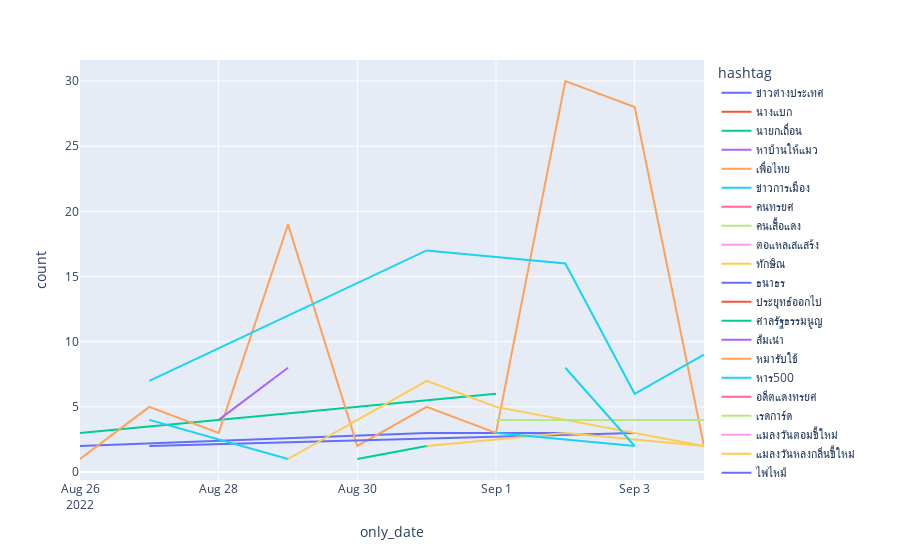

The notebook cell this image was saved under:
### Code cell
import plotly.express as px 

px.line(show_df,x='only_date',y='count',color='hashtag')

### Figure 1 — Plotly figure (JSON) as saved in the notebook; plotly's stock layout.template omitted (floating-point values rounded to 4 significant figures)
{"data": [{"hovertemplate": "hashtag=ข่าวต่างประเทศ<br>only_date=%{x}<br>count=%{y}<extra></extra>", "legendgroup": "ข่าวต่างประเทศ", "line": {"color": "#636efa", "dash": "solid"}, "marker": {"symbol": "circle"}, "mode": "lines", "name": "ข่าวต่างประเทศ", "orientation": "v", "showlegend": true, "type": "scatter", "x": ["2022-08-26", "2022-08-31", "2022-09-02"], "xaxis": "x", "y": [2, 3, 3], "yaxis": "y"}, {"hovertemplate": "hashtag=นางแบก<br>only_date=%{x}<br>count=%{y}<extra></extra>", "legendgroup": "นางแบก", "line": {"color": "#EF553B", "dash": "solid"}, "marker": {"symbol": "circle"}, "mode": "lines", "name": "นางแบก", "orientation": "v", "showlegend": true, "type": "scatter", "x": ["2022-08-26"], "xaxis": "x", "y": [2], "yaxis": "y"}, {"hovertemplate": "hashtag=นายกเถื่อน<br>only_date=%{x}<br>count=%{y}<extra></extra>", "legendgroup": "นายกเถื่อน", "line": {"color": "#00cc96", "dash": "solid"}, "marker": {"symbol": "circle"}, "mode": "lines", "name": "นายกเถื่อน", "orientation": "v", "showlegend": true, "type": "scatter", "x": ["2022-08-26", "2022-09-01"], "xaxis": "x", "y": [3, 6], "yaxis": "y"}, {"hovertemplate": "hashtag=หาบ้านให้แมว<br>only_date=%{x}<br>count=%{y}<extra></extra>", "legendgroup": "หาบ้านให้แมว", "line": {"color": "#ab63fa", "dash": "solid"}, "marker": {"symbol": "circle"}, "mode": "lines", "name": "หาบ้านให้แมว", "orientation": "v", "showlegend": true, "type": "scatter", "x": ["2022-08-26"], "xaxis": "x", "y": [4], "yaxis": "y"}, {"hovertemplate": "hashtag=เพื่อไทย<br>only_date=%{x}<br>count=%{y}<extra></extra>", "legendgroup": "เพื่อไทย", "line": {"color": "#FFA15A", "dash": "solid"}, "marker": {"symbol": "circle"}, "mode": "lines", "name": "เพื่อไทย", "orientation": "v", "showlegend": true, "type": "scatter", "x": ["2022-08-26", "2022-08-27", "2022-08-28", "2022-08-29", "2022-08-30", "2022-08-31", "2022-09-01", "2022-09-02", "2022-09-03", "2022-09-04"], "xaxis": "x", "y": [1, 5, 3, 19, 2, 5, 3, 30, 28, 2], "yaxis": "y"}, {"hovertemplate": "hashtag=ข่าวการเมือง<br>only_date=%{x}<br>count=%{y}<extra></extra>", "legendgroup": "ข่าวการเมือง", "line": {"color": "#19d3f3", "dash": "solid"}, "marker": {"symbol": "circle"}, "mode": "lines", "name": "ข่าวการเมือง", "orientation": "v", "showlegend": true, "type": "scatter", "x": ["2022-08-27", "2022-08-31", "2022-09-02", "2022-09-03", "2022-09-04"], "xaxis": "x", "y": [7, 17, 16, 6, 9], "yaxis": "y"}, {"hovertemplate": "hashtag=คนทรยศ<br>only_date=%{x}<br>count=%{y}<extra></extra>", "legendgroup": "คนทรยศ", "line": {"color": "#FF6692", "dash": "solid"}, "marker": {"symbol": "circle"}, "mode": "lines", "name": "คนทรยศ", "orientation": "v", "showlegend": true, "type": "scatter", "x": ["2022-08-27"], "xaxis": "x", "y": [1], "yaxis": "y"}, {"hovertemplate": "hashtag=คนเสื้อแดง<br>only_date=%{x}<br>count=%{y}<extra></extra>", "legendgroup": "คนเสื้อแดง", "line": {"color": "#B6E880", "dash": "solid"}, "marker": {"symbol": "circle"}, "mode": "lines", "name": "คนเสื้อแดง", "orientation": "v", "showlegend": true, "type": "scatter", "x": ["2022-08-27"], "xaxis": "x", "y": [2], "yaxis": "y"}, {"hovertemplate": "hashtag=ตอแหลเสแสร้ง<br>only_date=%{x}<br>count=%{y}<extra></extra>", "legendgroup": "ตอแหลเสแสร้ง", "line": {"color": "#FF97FF", "dash": "solid"}, "marker": {"symbol": "circle"}, "mode": "lines", "name": "ตอแหลเสแสร้ง", "orientation": "v", "showlegend": true, "type": "scatter", "x": ["2022-08-27"], "xaxis": "x", "y": [8], "yaxis": "y"}, {"hovertemplate": "hashtag=ทักษิณ<br>only_date=%{x}<br>count=%{y}<extra></extra>", "legendgroup": "ทักษิณ", "line": {"color": "#FECB52", "dash": "solid"}, "marker": {"symbol": "circle"}, "mode": "lines", "name": "ทักษิณ", "orientation": "v", "showlegend": true, "type": "scatter", "x": ["2022-08-27"], "xaxis": "x", "y": [3], "yaxis": "y"}, {"hovertemplate": "hashtag=ธนาธร<br>only_date=%{x}<br>count=%{y}<extra></extra>", "legendgroup": "ธนาธร", "line": {"color": "#636efa", "dash": "solid"}, "marker": {"symbol": "circle"}, "mode": "lines", "name": "ธนาธร", "orientation": "v", "showlegend": true, "type": "scatter", "x": ["2022-08-27", "2022-09-03"], "xaxis": "x", "y": [2, 3], "yaxis": "y"}, {"hovertemplate": "hashtag=ประยุทธ์ออกไป<br>only_date=%{x}<br>count=%{y}<extra></extra>", "legendgroup": "ประยุทธ์ออกไป", "line": {"color": "#EF553B", "dash": "solid"}, "marker": {"symbol": "circle"}, "mode": "lines", "name": "ประยุทธ์ออกไป", "orientation": "v", "showlegend": true, "type": "scatter", "x": ["2022-08-27"], "xaxis": "x", "y": [3], "yaxis": "y"}, {"hovertemplate": "hashtag=ศาลรัฐธรรมนูญ<br>only_date=%{x}<br>count=%{y}<extra></extra>", "legendgroup": "ศาลรัฐธรรมนูญ", "line": {"color": "#00cc96", "dash": "solid"}, "marker": {"symbol": "circle"}, "mode": "lines", "name": "ศาลรัฐธรรมนูญ", "orientation": "v", "showlegend": true, "type": "scatter", "x": ["2022-08-27"], "xaxis": "x", "y": [6], "yaxis": "y"}, {"hovertemplate": "hashtag=ส้มเน่า<br>only_date=%{x}<br>count=%{y}<extra></extra>", "legendgroup": "ส้มเน่า", "line": {"color": "#ab63fa", "dash": "solid"}, "marker": {"symbol": "circle"}, "mode": "lines", "name": "ส้มเน่า", "orientation": "v", "showlegend": true, "type": "scatter", "x": ["2022-08-27"], "xaxis": "x", "y": [1], "yaxis": "y"}, {"hovertemplate": "hashtag=หมารับใช้<br>only_date=%{x}<br>count=%{y}<extra></extra>", "legendgroup": "หมารับใช้", "line": {"color": "#FFA15A", "dash": "solid"}, "marker": {"symbol": "circle"}, "mode": "lines", "name": "หมารับใช้", "orientation": "v", "showlegend": true, "type": "scatter", "x": ["2022-08-27"], "xaxis": "x", "y": [15], "yaxis": "y"}, {"hovertemplate": "hashtag=หาร500<br>only_date=%{x}<br>count=%{y}<extra></extra>", "legendgroup": "หาร500", "line": {"color": "#19d3f3", "dash": "solid"}, "marker": {"symbol": "circle"}, "mode": "lines", "name": "หาร500", "orientation": "v", "showlegend": true, "type": "scatter", "x": ["2022-08-27", "2022-08-29"], "xaxis": "x", "y": [4, 1], "yaxis": "y"}, {"hovertemplate": "hashtag=อดีตแดงทรยศ<br>only_date=%{x}<br>count=%{y}<extra></extra>", "legendgroup": "อดีตแดงทรยศ", "line": {"color": "#FF6692", "dash": "solid"}, "marker": {"symbol": "circle"}, "mode": "lines", "name": "อดีตแดงทรยศ", "orientation": "v", "showlegend": true, "type": "scatter", "x": ["2022-08-27"], "xaxis": "x", "y": [2], "yaxis": "y"}, {"hovertemplate": "hashtag=เรดการ์ด<br>only_date=%{x}<br>count=%{y}<extra></extra>", "legendgroup": "เรดการ์ด", "line": {"color": "#B6E880", "dash": "solid"}, "marker": {"symbol": "circle"}, "mode": "lines", "name": "เรดการ์ด", "orientation": "v", "showlegend": true, "type": "scatter", "x": ["2022-08-27"], "xaxis": "x", "y": [2], "yaxis": "y"}, {"hovertemplate": "hashtag=แมลงวันตอมขี้ใหม่<br>only_date=%{x}<br>count=%{y}<extra></extra>", "legendgroup": "แมลงวันตอมขี้ใหม่", "line": {"color": "#FF97FF", "dash": "solid"}, "marker": {"symbol": "circle"}, "mode": "lines", "name": "แมลงวันตอมขี้ใหม่", "orientation": "v", "showlegend": true, "type": "scatter", "x": ["2022-08-27"], "xaxis": "x", "y": [1], "yaxis": "y"}, {"hovertemplate": "hashtag=แมลงวันหลงกลิ่นขี้ใหม่<br>only_date=%{x}<br>count=%{y}<extra></extra>", "legendgroup": "แมลงวันหลงกลิ่นขี้ใหม่", "line": {"color": "#FECB52", "dash": "solid"}, "marker": {"symbol": "circle"}, "mode": "lines", "name": "แมลงวันหลงกลิ่นขี้ใหม่", "orientation": "v", "showlegend": true, "type": "scatter", "x": ["2022-08-27"], "xaxis": "x", "y": [9], "yaxis": "y"}, {"hovertemplate": "hashtag=ไฟไหม้<br>only_date=%{x}<br>count=%{y}<extra></extra>", "legendgroup": "ไฟไหม้", "line": {"color": "#636efa", "dash": "solid"}, "marker": {"symbol": "circle"}, "mode": "lines", "name": "ไฟไหม้", "orientation": "v", "showlegend": true, "type": "scatter", "x": ["2022-08-27"], "xaxis": "x", "y": [3], "yaxis": "y"}, {"hovertemplate": "hashtag=ไฟไหม้ชุมชนกุหลาบแดง<br>only_date=%{x}<br>count=%{y}<extra></extra>", "legendgroup": "ไฟไหม้ชุมชนกุหลาบแดง", "line": {"color": "#EF553B", "dash": "solid"}, "marker": {"symbol": "circle"}, "mode": "lines", "name": "ไฟไหม้ชุมชนกุหลาบแดง", "orientation": "v", "showlegend": true, "type": "scatter", "x": ["2022-08-27"], "xaxis": "x", "y": [4], "yaxis": "y"}, {"hovertemplate": "hashtag=รังงูเห่า<br>only_date=%{x}<br>count=%{y}<extra></extra>", "legendgroup": "รังงูเห่า", "line": {"color": "#00cc96", "dash": "solid"}, "marker": {"symbol": "circle"}, "mode": "lines", "name": "รังงูเห่า", "orientation": "v", "showlegend": true, "type": "scatter", "x": ["2022-08-28"], "xaxis": "x", "y": [2], "yaxis": "y"}, {"hovertemplate": "hashtag=รัฐประหาร<br>only_date=%{x}<br>count=%{y}<extra></extra>", "legendgroup": "รัฐประหาร", "line": {"color": "#ab63fa", "dash": "solid"}, "marker": {"symbol": "circle"}, "mode": "lines", "name": "รัฐประหาร", "orientation": "v", "showlegend": true, "type": "scatter", "x": ["2022-08-28", "2022-08-29"], "xaxis": "x", "y": [4, 8], "yaxis": "y"}, {"hovertemplate": "hashtag=ส่งไม้ต่อ<br>only_date=%{x}<br>count=%{y}<extra></extra>", "legendgroup": "ส่งไม้ต่อ", "line": {"color": "#FFA15A", "dash": "solid"}, "marker": {"symbol": "circle"}, "mode": "lines", "name": "ส่งไม้ต่อ", "orientation": "v", "showlegend": true, "type": "scatter", "x": ["2022-08-28"], "xaxis": "x", "y": [2], "yaxis": "y"}, {"hovertemplate": "hashtag=หน้ากากอนามัย<br>only_date=%{x}<br>count=%{y}<extra></extra>", "legendgroup": "หน้ากากอนามัย", "line": {"color": "#19d3f3", "dash": "solid"}, "marker": {"symbol": "circle"}, "mode": "lines", "name": "หน้ากากอนามัย", "orientation": "v", "showlegend": true, "type": "scatter", "x": ["2022-08-28"], "xaxis": "x", "y": [1], "yaxis": "y"}, {"hovertemplate": "hashtag=เสรีรวมไทย<br>only_date=%{x}<br>count=%{y}<extra></extra>", "legendgroup": "เสรีรวมไทย", "line": {"color": "#FF6692", "dash": "solid"}, "marker": {"symbol": "circle"}, "mode": "lines", "name": "เสรีรวมไทย", "orientation": "v", "showlegend": true, "type": "scatter", "x": ["2022-08-28"], "xaxis": "x", "y": [3], "yaxis": "y"}, {"hovertemplate": "hashtag=ก้าวถอยหลังback<br>only_date=%{x}<br>count=%{y}<extra></extra>", "legendgroup": "ก้าวถอยหลังback", "line": {"color": "#B6E880", "dash": "solid"}, "marker": {"symbol": "circle"}, "mode": "lines", "name": "ก้าวถอยหลังback", "orientation": "v", "showlegend": true, "type": "scatter", "x": ["2022-08-29"], "xaxis": "x", "y": [1], "yaxis": "y"}, {"hovertemplate": "hashtag=ก้าวไกลnext<br>only_date=%{x}<br>count=%{y}<extra></extra>", "legendgroup": "ก้าวไกลnext", "line": {"color": "#FF97FF", "dash": "solid"}, "marker": {"symbol": "circle"}, "mode": "lines", "name": "ก้าวไกลnext", "orientation": "v", "showlegend": true, "type": "scatter", "x": ["2022-08-29"], "xaxis": "x", "y": [6], "yaxis": "y"}, {"hovertemplate": "hashtag=ข่าววันนี้<br>only_date=%{x}<br>count=%{y}<extra></extra>", "legendgroup": "ข่าววันนี้", "line": {"color": "#FECB52", "dash": "solid"}, "marker": {"symbol": "circle"}, "mode": "lines", "name": "ข่าววันนี้", "orientation": "v", "showlegend": true, "type": "scatter", "x": ["2022-08-29", "2022-08-31", "2022-09-01", "2022-09-04"], "xaxis": "x", "y": [1, 7, 5, 2], "yaxis": "y"}, {"hovertemplate": "hashtag=space<br>only_date=%{x}<br>count=%{y}<extra></extra>", "legendgroup": "space", "line": {"color": "#636efa", "dash": "solid"}, "marker": {"symbol": "circle"}, "mode": "lines", "name": "space", "orientation": "v", "showlegend": true, "type": "scatter", "x": ["2022-08-30"], "xaxis": "x", "y": [2], "yaxis": "y"}, {"hovertemplate": "hashtag=งบกลาง<br>only_date=%{x}<br>count=%{y}<extra></extra>", "legendgroup": "งบกลาง", "line": {"color": "#EF553B", "dash": "solid"}, "marker": {"symbol": "circle"}, "mode": "lines", "name": "งบกลาง", "orientation": "v", "showlegend": true, "type": "scatter", "x": ["2022-08-30"], "xaxis": "x", "y": [2], "yaxis": "y"}, {"hovertemplate": "hashtag=บุพเพสันนิวาส๒<br>only_date=%{x}<br>count=%{y}<extra></extra>", "legendgroup": "บุพเพสันนิวาส๒", "line": {"color": "#00cc96", "dash": "solid"}, "marker": {"symbol": "circle"}, "mode": "lines", "name": "บุพเพสันนิวาส๒", "orientation": "v", "showlegend": true, "type": "scatter", "x": ["2022-08-30", "2022-08-31"], "xaxis": "x", "y": [1, 2], "yaxis": "y"}, {"hovertemplate": "hashtag=ฟ้าลูกพ่อ<br>only_date=%{x}<br>count=%{y}<extra></extra>", "legendgroup": "ฟ้าลูกพ่อ", "line": {"color": "#ab63fa", "dash": "solid"}, "marker": {"symbol": "circle"}, "mode": "lines", "name": "ฟ้าลูกพ่อ", "orientation": "v", "showlegend": true, "type": "scatter", "x": ["2022-08-30"], "xaxis": "x", "y": [1], "yaxis": "y"}, {"hovertemplate": "hashtag=วิษณุ<br>only_date=%{x}<br>count=%{y}<extra></extra>", "legendgroup": "วิษณุ", "line": {"color": "#FFA15A", "dash": "solid"}, "marker": {"symbol": "circle"}, "mode": "lines", "name": "วิษณุ", "orientation": "v", "showlegend": true, "type": "scatter", "x": ["2022-08-30"], "xaxis": "x", "y": [4], "yaxis": "y"}, {"hovertemplate": "hashtag=mmm<br>only_date=%{x}<br>count=%{y}<extra></extra>", "legendgroup": "mmm", "line": {"color": "#19d3f3", "dash": "solid"}, "marker": {"symbol": "circle"}, "mode": "lines", "name": "mmm", "orientation": "v", "showlegend": true, "type": "scatter", "x": ["2022-08-31"], "xaxis": "x", "y": [4], "yaxis": "y"}, {"hovertemplate": "hashtag=งบประมาณ66<br>only_date=%{x}<br>count=%{y}<extra></extra>", "legendgroup": "งบประมาณ66", "line": {"color": "#FF6692", "dash": "solid"}, "marker": {"symbol": "circle"}, "mode": "lines", "name": "งบประมาณ66", "orientation": "v", "showlegend": true, "type": "scatter", "x": ["2022-08-31"], "xaxis": "x", "y": [1], "yaxis": "y"}, {"hovertemplate": "hashtag=ยกเลิกหนี้กยศ<br>only_date=%{x}<br>count=%{y}<extra></extra>", "legendgroup": "ยกเลิกหนี้กยศ", "line": {"color": "#B6E880", "dash": "solid"}, "marker": {"symbol": "circle"}, "mode": "lines", "name": "ยกเลิกหนี้กยศ", "orientation": "v", "showlegend": true, "type": "scatter", "x": ["2022-08-31"], "xaxis": "x", "y": [2], "yaxis": "y"}, {"hovertemplate": "hashtag=รัสเซียยูเครน<br>only_date=%{x}<br>count=%{y}<extra></extra>", "legendgroup": "รัสเซียยูเครน", "line": {"color": "#FF97FF", "dash": "solid"}, "marker": {"symbol": "circle"}, "mode": "lines", "name": "รัสเซียยูเครน", "orientation": "v", "showlegend": true, "type": "scatter", "x": ["2022-08-31"], "xaxis": "x", "y": [1], "yaxis": "y"}, {"hovertemplate": "hashtag=ล้างหนี้กยศ<br>only_date=%{x}<br>count=%{y}<extra></extra>", "legendgroup": "ล้างหนี้กยศ", "line": {"color": "#FECB52", "dash": "solid"}, "marker": {"symbol": "circle"}, "mode": "lines", "name": "ล้างหนี้กยศ", "orientation": "v", "showlegend": true, "type": "scatter", "x": ["2022-08-31", "2022-09-02", "2022-09-04"], "xaxis": "x", "y": [2, 3, 2], "yaxis": "y"}, {"hovertemplate": "hashtag=วิ่งการกุศล<br>only_date=%{x}<br>count=%{y}<extra></extra>", "legendgroup": "วิ่งการกุศล", "line": {"color": "#636efa", "dash": "solid"}, "marker": {"symbol": "circle"}, "mode": "lines", "name": "วิ่งการกุศล", "orientation": "v", "showlegend": true, "type": "scatter", "x": ["2022-08-31"], "xaxis": "x", "y": [1], "yaxis": "y"}, {"hovertemplate": "hashtag=วิ่งแล้วรวย<br>only_date=%{x}<br>count=%{y}<extra></extra>", "legendgroup": "วิ่งแล้วรวย", "line": {"color": "#EF553B", "dash": "solid"}, "marker": {"symbol": "circle"}, "mode": "lines", "name": "วิ่งแล้วรวย", "orientation": "v", "showlegend": true, "type": "scatter", "x": ["2022-08-31"], "xaxis": "x", "y": [8], "yaxis": "y"}, {"hovertemplate": "hashtag=สภาล่ม<br>only_date=%{x}<br>count=%{y}<extra></extra>", "legendgroup": "สภาล่ม", "line": {"color": "#00cc96", "dash": "solid"}, "marker": {"symbol": "circle"}, "mode": "lines", "name": "สภาล่ม", "orientation": "v", "showlegend": true, "type": "scatter", "x": ["2022-08-31"], "xaxis": "x", "y": [3], "yaxis": "y"}, {"hovertemplate": "hashtag=สภาหมื่นล้าน<br>only_date=%{x}<br>count=%{y}<extra></extra>", "legendgroup": "สภาหมื่นล้าน", "line": {"color": "#ab63fa", "dash": "solid"}, "marker": {"symbol": "circle"}, "mode": "lines", "name": "สภาหมื่นล้าน", "orientation": "v", "showlegend": true, "type": "scatter", "x": ["2022-08-31"], "xaxis": "x", "y": [2], "yaxis": "y"}, {"hovertemplate": "hashtag=สอบปลายภาค<br>only_date=%{x}<br>count=%{y}<extra></extra>", "legendgroup": "สอบปลายภาค", "line": {"color": "#FFA15A", "dash": "solid"}, "marker": {"symbol": "circle"}, "mode": "lines", "name": "สอบปลายภาค", "orientation": "v", "showlegend": true, "type": "scatter", "x": ["2022-08-31"], "xaxis": "x", "y": [1], "yaxis": "y"}, {"hovertemplate": "hashtag=8ปีประยุทธ์<br>only_date=%{x}<br>count=%{y}<extra></extra>", "legendgroup": "8ปีประยุทธ์", "line": {"color": "#19d3f3", "dash": "solid"}, "marker": {"symbol": "circle"}, "mode": "lines", "name": "8ปีประยุทธ์", "orientation": "v", "showlegend": true, "type": "scatter", "x": ["2022-09-01", "2022-09-03"], "xaxis": "x", "y": [3, 2], "yaxis": "y"}, {"hovertemplate": "hashtag=ทาสแมว<br>only_date=%{x}<br>count=%{y}<extra></extra>", "legendgroup": "ทาสแมว", "line": {"color": "#FF6692", "dash": "solid"}, "marker": {"symbol": "circle"}, "mode": "lines", "name": "ทาสแมว", "orientation": "v", "showlegend": true, "type": "scatter", "x": ["2022-09-01"], "xaxis": "x", "y": [1], "yaxis": "y"}, {"hovertemplate": "hashtag=ประชุมสภา<br>only_date=%{x}<br>count=%{y}<extra></extra>", "legendgroup": "ประชุมสภา", "line": {"color": "#B6E880", "dash": "solid"}, "marker": {"symbol": "circle"}, "mode": "lines", "name": "ประชุมสภา", "orientation": "v", "showlegend": true, "type": "scatter", "x": ["2022-09-01", "2022-09-02", "2022-09-03", "2022-09-04"], "xaxis": "x", "y": [4, 4, 4, 4], "yaxis": "y"}, {"hovertemplate": "hashtag=ประวิตร<br>only_date=%{x}<br>count=%{y}<extra></extra>", "legendgroup": "ประวิตร", "line": {"color": "#FF97FF", "dash": "solid"}, "marker": {"symbol": "circle"}, "mode": "lines", "name": "ประวิตร", "orientation": "v", "showlegend": true, "type": "scatter", "x": ["2022-09-01"], "xaxis": "x", "y": [5], "yaxis": "y"}, {"hovertemplate": "hashtag=china<br>only_date=%{x}<br>count=%{y}<extra></extra>", "legendgroup": "china", "line": {"color": "#FECB52", "dash": "solid"}, "marker": {"symbol": "circle"}, "mode": "lines", "name": "china", "orientation": "v", "showlegend": true, "type": "scatter", "x": ["2022-09-02"], "xaxis": "x", "y": [8], "yaxis": "y"}, {"hovertemplate": "hashtag=กล้าทิ้งพรรคกล้าที่ตัวเองก่อตั้ง<br>only_date=%{x}<br>count=%{y}<extra></extra>", "legendgroup": "กล้าทิ้งพรรคกล้าที่ตัวเองก่อตั้ง", "line": {"color": "#636efa", "dash": "solid"}, "marker": {"symbol": "circle"}, "mode": "lines", "name": "กล้าทิ้งพรรคกล้าที่ตัวเองก่อตั้ง", "orientation": "v", "showlegend": true, "type": "scatter", "x": ["2022-09-02"], "xaxis": "x", "y": [2], "yaxis": "y"}, {"hovertemplate": "hashtag=กล้าพัฒนาชาติ<br>only_date=%{x}<br>count=%{y}<extra></extra>", "legendgroup": "กล้าพัฒนาชาติ", "line": {"color": "#EF553B", "dash": "solid"}, "marker": {"symbol": "circle"}, "mode": "lines", "name": "กล้าพัฒนาชาติ", "orientation": "v", "showlegend": true, "type": "scatter", "x": ["2022-09-02"], "xaxis": "x", "y": [10], "yaxis": "y"}, {"hovertemplate": "hashtag=ก้าวไกล<br>only_date=%{x}<br>count=%{y}<extra></extra>", "legendgroup": "ก้าวไกล", "line": {"color": "#00cc96", "dash": "solid"}, "marker": {"symbol": "circle"}, "mode": "lines", "name": "ก้าวไกล", "orientation": "v", "showlegend": true, "type": "scatter", "x": ["2022-09-02"], "xaxis": "x", "y": [2], "yaxis": "y"}, {"hovertemplate": "hashtag=ขายพ่วง<br>only_date=%{x}<br>count=%{y}<extra></extra>", "legendgroup": "ขายพ่วง", "line": {"color": "#ab63fa", "dash": "solid"}, "marker": {"symbol": "circle"}, "mode": "lines", "name": "ขายพ่วง", "orientation": "v", "showlegend": true, "type": "scatter", "x": ["2022-09-02"], "xaxis": "x", "y": [3], "yaxis": "y"}, {"hovertemplate": "hashtag=อิแบกส้ม<br>only_date=%{x}<br>count=%{y}<extra></extra>", "legendgroup": "อิแบกส้ม", "line": {"color": "#FFA15A", "dash": "solid"}, "marker": {"symbol": "circle"}, "mode": "lines", "name": "อิแบกส้ม", "orientation": "v", "showlegend": true, "type": "scatter", "x": ["2022-09-02"], "xaxis": "x", "y": [2], "yaxis": "y"}, {"hovertemplate": "hashtag=อีแบกส้ม<br>only_date=%{x}<br>count=%{y}<extra></extra>", "legendgroup": "อีแบกส้ม", "line": {"color": "#19d3f3", "dash": "solid"}, "marker": {"symbol": "circle"}, "mode": "lines", "name": "อีแบกส้ม", "orientation": "v", "showlegend": true, "type": "scatter", "x": ["2022-09-02", "2022-09-03"], "xaxis": "x", "y": [8, 2], "yaxis": "y"}, {"hovertemplate": "hashtag=แบกส้ม<br>only_date=%{x}<br>count=%{y}<extra></extra>", "legendgroup": "แบกส้ม", "line": {"color": "#FF6692", "dash": "solid"}, "marker": {"symbol": "circle"}, "mode": "lines", "name": "แบกส้ม", "orientation": "v", "showlegend": true, "type": "scatter", "x": ["2022-09-02"], "xaxis": "x", "y": [1], "yaxis": "y"}, {"hovertemplate": "hashtag=ขออนุญาตเอ่ยนาม<br>only_date=%{x}<br>count=%{y}<extra></extra>", "legendgroup": "ขออนุญาตเอ่ยนาม", "line": {"color": "#B6E880", "dash": "solid"}, "marker": {"symbol": "circle"}, "mode": "lines", "name": "ขออนุญาตเอ่ยนาม", "orientation": "v", "showlegend": true, "type": "scatter", "x": ["2022-09-03"], "xaxis": "x", "y": [1], "yaxis": "y"}, {"hovertemplate": "hashtag=ประยุทธ์<br>only_date=%{x}<br>count=%{y}<extra></extra>", "legendgroup": "ประยุทธ์", "line": {"color": "#FF97FF", "dash": "solid"}, "marker": {"symbol": "circle"}, "mode": "lines", "name": "ประยุทธ์", "orientation": "v", "showlegend": true, "type": "scatter", "x": ["2022-09-03"], "xaxis": "x", "y": [1], "yaxis": "y"}, {"hovertemplate": "hashtag=ประยุทธ์8ปี<br>only_date=%{x}<br>count=%{y}<extra></extra>", "legendgroup": "ประยุทธ์8ปี", "line": {"color": "#FECB52", "dash": "solid"}, "marker": {"symbol": "circle"}, "mode": "lines", "name": "ประยุทธ์8ปี", "orientation": "v", "showlegend": true, "type": "scatter", "x": ["2022-09-03"], "xaxis": "x", "y": [4], "yaxis": "y"}, {"hovertemplate": "hashtag=ลูกพระจอม<br>only_date=%{x}<br>count=%{y}<extra></extra>", "legendgroup": "ลูกพระจอม", "line": {"color": "#636efa", "dash": "solid"}, "marker": {"symbol": "circle"}, "mode": "lines", "name": "ลูกพระจอม", "orientation": "v", "showlegend": true, "type": "scatter", "x": ["2022-09-03"], "xaxis": "x", "y": [21], "yaxis": "y"}, {"hovertemplate": "hashtag=ข้อ3ไฟเย็น<br>only_date=%{x}<br>count=%{y}<extra></extra>", "legendgroup": "ข้อ3ไฟเย็น", "line": {"color": "#EF553B", "dash": "solid"}, "marker": {"symbol": "circle"}, "mode": "lines", "name": "ข้อ3ไฟเย็น", "orientation": "v", "showlegend": true, "type": "scatter", "x": ["2022-09-04"], "xaxis": "x", "y": [3], "yaxis": "y"}], "layout": {"autosize": true, "legend": {"title": {"text": "hashtag"}, "tracegroupgap": 0}, "margin": {"t": 60}, "xaxis": {"anchor": "y", "autorange": true, "domain": [0, 1], "range": ["2022-08-26", "2022-09-04"], "title": {"text": "only_date"}, "type": "date"}, "yaxis": {"anchor": "x", "autorange": true, "domain": [0, 1], "range": [-0.6111, 31.61], "title": {"text": "count"}, "type": "linear"}}}
